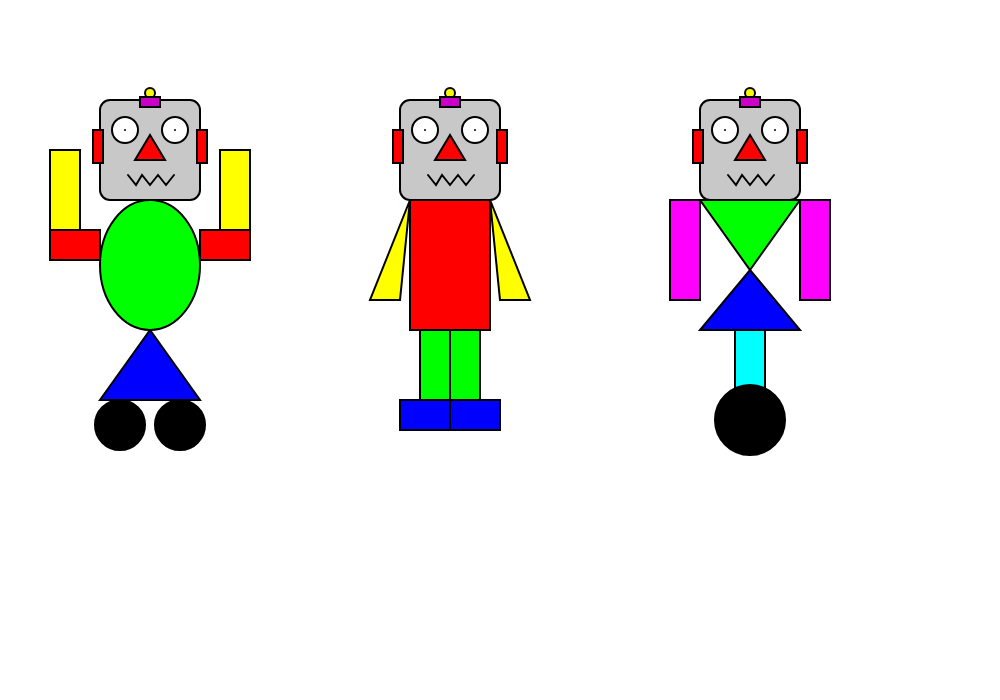
Frame 1 (no input)
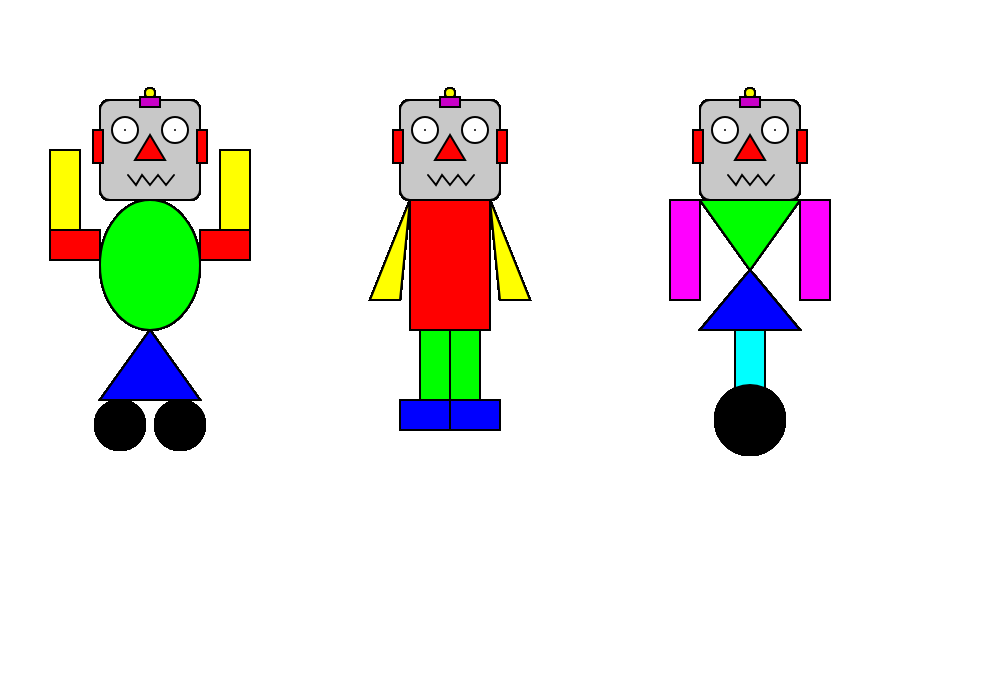
Frame 60 (no input)
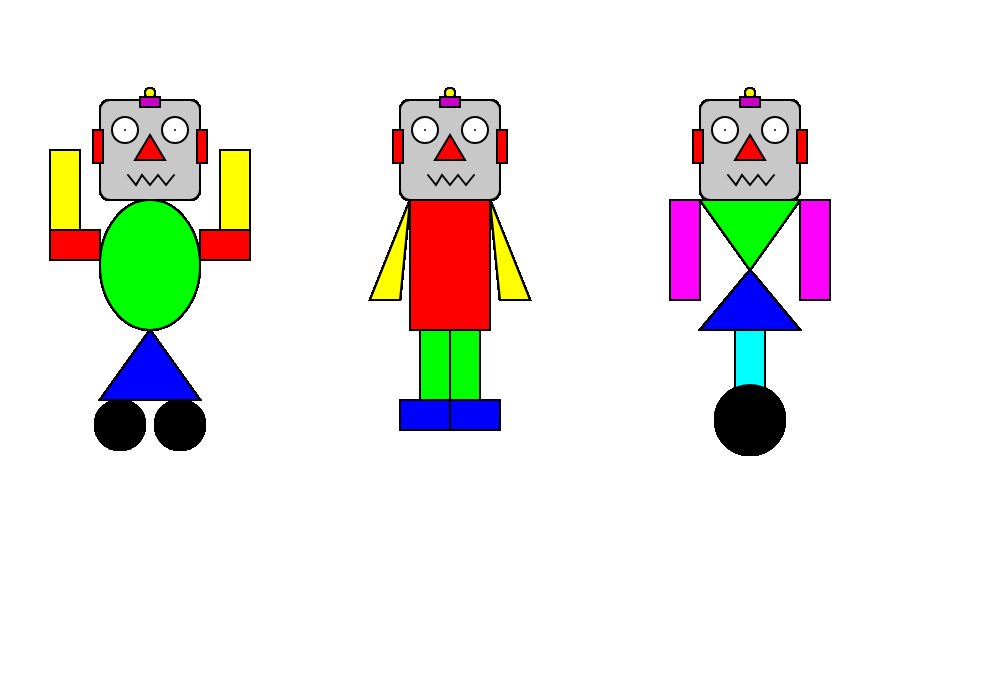
Frame 120 (the mouse pressed at the canvas centre since frame 60)

The p5.js sketch that drew these frames (run headless with seeded random() and noise() and a simulated clock; from frame 60 on, the mouse is pressed at the canvas centre):

// p5.js sketch
// ── sketch.js
function setup()
{
	//create a canvas for the robot
	createCanvas(1000, 700);
}

function draw()
{
	strokeWeight(2);

	//robot body 1 - delete this code and make your own robot body
	fill(255,0,0);
	rect(50, 230, 50, 30);
	fill(255,255,0);
	rect(50, 150, 30, 80);
	fill(255,0,0);
	rect(200, 230, 50, 30);
	fill(255,255,0);
	rect(220, 150, 30, 80);
	fill(0,0,255);
	triangle(150,330,100,400,200,400);
	fill(0,255,0);
	ellipse(150, 265, 100, 130);
	fill(0);
	ellipse(120,425,50,50);
	ellipse(180,425,50,50);

	
	//robot body 2 - delete this code and make your own robot body
	fill(255,0,0);
	rect(410, 200, 80, 130);
	fill(255,255,0);
	triangle(410, 200,370, 300,400,300);
	triangle(490, 200,500, 300,530,300);
	fill(0,255,0);
	rect(420, 330, 30, 70);
	rect(450, 330, 30, 70);
	fill(0,0,255);
	rect(400, 400, 50, 30);
	rect(450, 400, 50, 30);

	
	//robot body 3 - delete this code and make your own robot body
	fill(0,255,0);
	triangle(750,270,800,200,700,200);
	fill(0,0,255);
	triangle(750,270,800,330,700,330);
	fill(255,0,255);
	rect(670, 200, 30, 100);
	rect(800, 200, 30, 100);
	fill(0,255,255);
	rect(735, 330, 30, 60);
	fill(0,0,0);
	ellipse(750,420,70,70);
	

	fill(200);
	// !!! Draw the robot heads - You shouldn't need to change this code !!!

	//robot head 1
	fill(200);
	rect(100, 100, 100, 100, 10);
    //robot head 2
	rect(400, 100, 100, 100, 10);
    //robot head 3
	rect(700, 100, 100, 100, 10);

	//ears
	fill(255, 0, 0);

	//robot ears 1
	rect(93, 130, 10, 33);
	rect(197, 130, 10, 33);

	//robot ears 2
	rect(393, 130, 10, 33);
	rect(497, 130, 10, 33);

	//robot ears 3
	rect(693, 130, 10, 33);
	rect(797, 130, 10, 33);



	//robots' antennas
	fill(250, 250, 0);
    // robot antenna 1
	ellipse(150, 93, 10, 10);
    // robot antenna 1
	ellipse(450, 93, 10, 10);
    // robot antenna 1
	ellipse(750, 93, 10, 10);

    //robots' antennas
	fill(200, 0, 200);
    // robot antenna 1
	rect(140, 97, 20, 10);
    // robot antenna 2
	rect(440, 97, 20, 10);
    // robot antenna 3
	rect(740, 97, 20, 10);


	//robot 1's eyes
	fill(255);
	ellipse(125, 130, 26, 26);
	point(125, 130);
	ellipse(175, 130, 26, 26);
	point(175, 130);

	//robot 2's eyes
	ellipse(425, 130, 26, 26);
	point(425, 130);
	ellipse(475, 130, 26, 26);
	point(475, 130);

	//robot 3's eyes
	ellipse(725, 130, 26, 26);
	point(725, 130);
	ellipse(775, 130, 26, 26);
	point(775, 130);


	//robots' noses
	fill(255, 0, 0);
    //robot 1 nose
	triangle(150, 135, 135, 160, 165, 160);
    //robot 2 nose
	triangle(450, 135, 435, 160, 465, 160);
    //robot 3 nose
	triangle(750, 135, 735, 160, 765, 160);

	//robot 1 mouth
	noFill();
	beginShape();
	vertex(128, 175);
	vertex(136, 185);
	vertex(142, 175);
	vertex(150, 185);
	vertex(158, 175);
	vertex(166, 185);
	vertex(174, 175);
	endShape();

	//robot 2 mouth
	beginShape();
	vertex(428, 175);
	vertex(436, 185);
	vertex(442, 175);
	vertex(450, 185);
	vertex(458, 175);
	vertex(466, 185);
	vertex(474, 175);
	endShape();

	//robot 3 mouth
	beginShape();
	vertex(728, 175);
	vertex(736, 185);
	vertex(742, 175);
	vertex(750, 185);
	vertex(758, 175);
	vertex(766, 185);
	vertex(774, 175);
	endShape();
}
